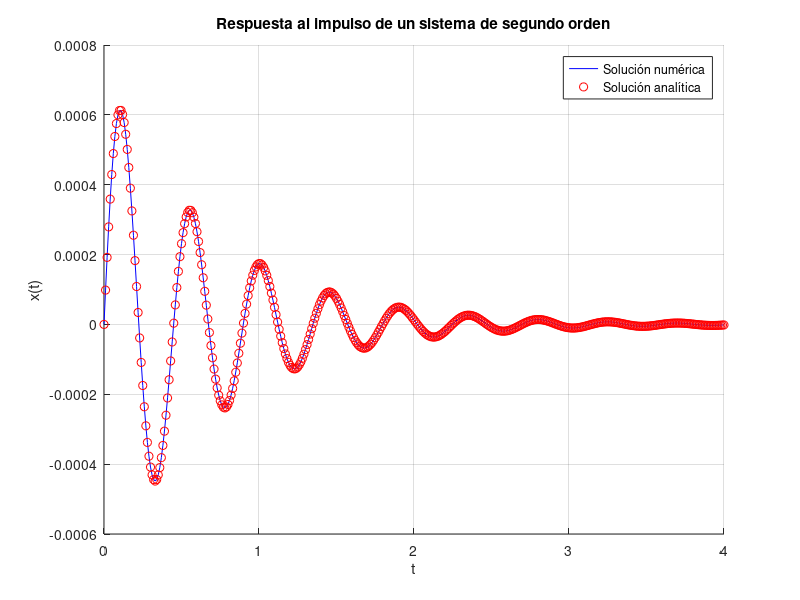

Reproduce this figure in MATLAB.
function ej4; clc; close all; clear all;

    m = 1361;
    k = 2.688E5;
    c = 3.81E3;

    w_n=sqrt(k/m);
    zeta=c/(2*m*w_n);
    w_d=w_n*sqrt(1-zeta^2);

    t = 0:0.01:4;
    x_0 = 0;
    v_0 = 0.01;

    A = x_0;
    B = (v_0 + zeta*w_n*x_0)/w_d;

    % solución analítica

    x = A*exp(-zeta*w_n*t).*cos(w_d*t) + B*exp(-zeta*w_n*t).*sin(w_d*t);

    % solución numérica

    function f = sys(t,x)
    %sys ecuación diferencial de un sistema de segundo orden
    
        m = 1361;
        k = 2.688E5;
        c = 3.81E3;

        f = [x(2); -c/m*x(2) - k/m*x(1)];

    end

    [t,y] = ode45(@sys,t,[x_0;v_0]);

    figure;
    hold on;
    plot(t,y(:,1),'b');
    plot(t,x,'ro');
    legend('Solución numérica','Solución analítica');
    xlabel('t');
    ylabel('x(t)');
    title('Respuesta al impulso de un sistema de segundo orden');
    grid on;



end